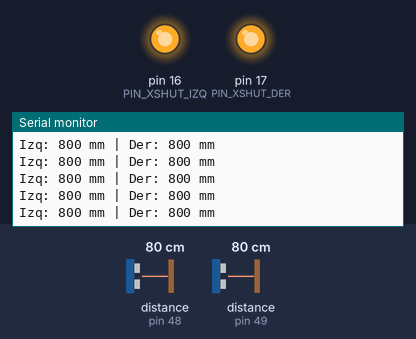
A sketch run on a simulated Arduino Uno, built with avr-gcc and run on an emulated ATmega328P. Parts: output pins drawn as LEDs (lit = HIGH), the last lines printed to the serial monitor. The test bench sets the inputs (shaded band); at power-on: distance to the obstacle (sensors on pin 48, pin 49) 80 cm.

Above: at 1.2 s.
1.3 s: distance to the obstacle (sensor on pin 48) set to 250 cm
At 1.62 s:
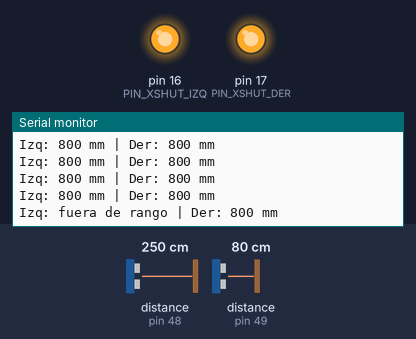
3.4 s: distance to the obstacle (sensor on pin 49) set to 250 cm
At 3.75 s:
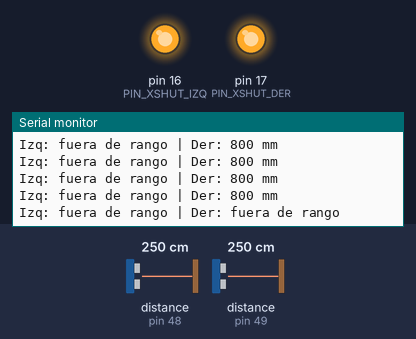
5.5 s: distance to the obstacle (sensor on pin 48) set to 2 cm
At 5.89 s:
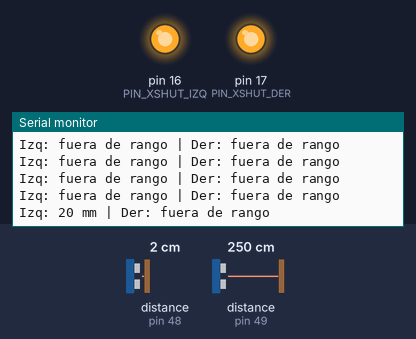

The sketch:

vl53l0x_test.ino
```cpp
#include <Wire.h>
#include "Adafruit_VL53L0X.h"

// Pins aligned with mochila_once.ino
#define PIN_XSHUT_IZQ 16
#define PIN_XSHUT_DER 17

Adafruit_VL53L0X loxIzq;
Adafruit_VL53L0X loxDer;

void setup() {
  Serial.begin(115200);
  Wire.begin();

  pinMode(PIN_XSHUT_IZQ, OUTPUT);
  pinMode(PIN_XSHUT_DER, OUTPUT);

  // Reset both sensors
  digitalWrite(PIN_XSHUT_IZQ, LOW);
  digitalWrite(PIN_XSHUT_DER, LOW);
  delay(10);

  // Left sensor at 0x30
  digitalWrite(PIN_XSHUT_IZQ, HIGH);
  delay(10);
  if (!loxIzq.begin(0x30)) {
    Serial.println("Error: VL53L0X izq no encontrado.");
  }

  // Right sensor at 0x31
  digitalWrite(PIN_XSHUT_DER, HIGH);
  delay(10);
  if (!loxDer.begin(0x31)) {
    Serial.println("Error: VL53L0X der no encontrado.");
  }

  Serial.println("VL53L0X listo.");
}

void loop() {
  VL53L0X_RangingMeasurementData_t mIzq;
  VL53L0X_RangingMeasurementData_t mDer;

  loxIzq.rangingTest(&mIzq, false);
  loxDer.rangingTest(&mDer, false);

  Serial.print("Izq: ");
  if (mIzq.RangeStatus != 4) {
    Serial.print(mIzq.RangeMilliMeter);
    Serial.print(" mm");
  } else {
    Serial.print("fuera de rango");
  }

  Serial.print(" | Der: ");
  if (mDer.RangeStatus != 4) {
    Serial.print(mDer.RangeMilliMeter);
    Serial.print(" mm");
  } else {
    Serial.print("fuera de rango");
  }

  Serial.println();
  delay(200);
}
```

Measured:
- after the input at 1.3 s, the serial monitor: prints a new line after 0.13 s (image 1)
- after the input at 3.4 s, the serial monitor: prints a new line after 0.16 s (image 2)
- after the input at 5.5 s, the serial monitor: prints a new line after 0.20 s (image 3)
